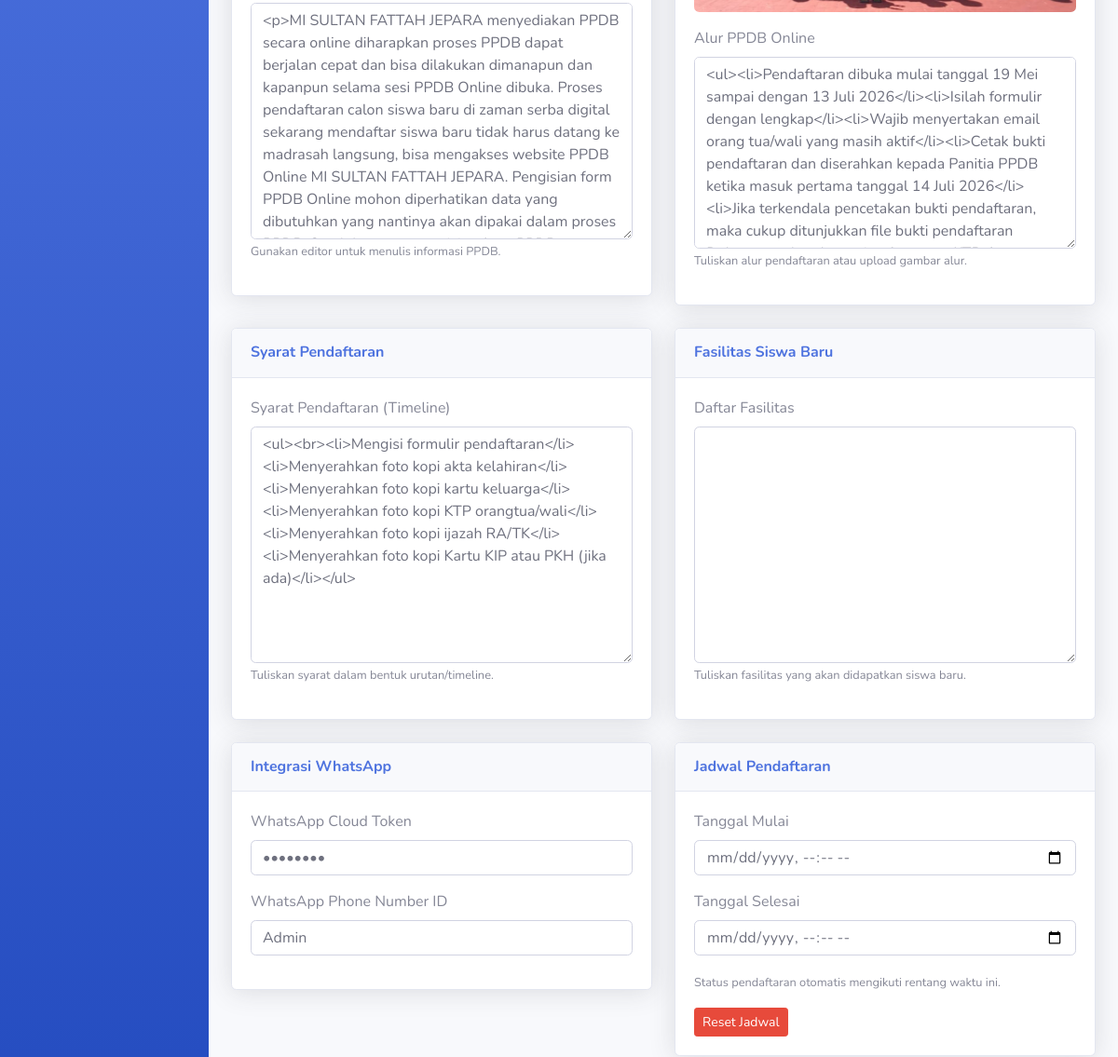
Page /admin/index.php?page=pengaturan (signed in, middle part) on the earlier database version.
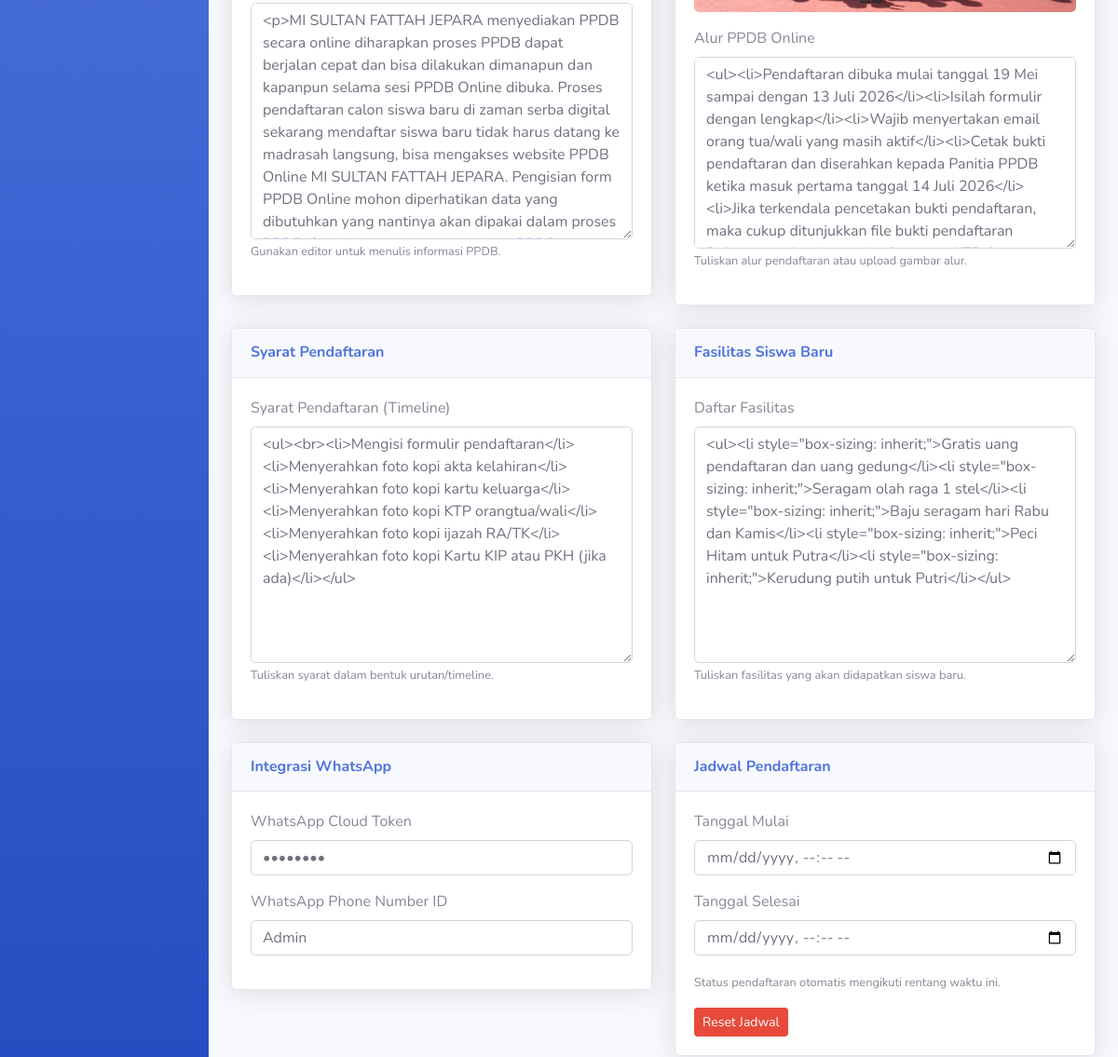
Same page on the later database version.
### tables this page shows
CREATE TABLE `pengaturan` (
  `id` int unsigned NOT NULL AUTO_INCREMENT,
  `nama` varchar(50) NOT NULL,
  `nilai` text NOT NULL,
  PRIMARY KEY (`id`),
  UNIQUE KEY `nama` (`nama`)
);

### config.php (called while the page is built, shortened)
<?php
$db_host = 'localhost';
$db_user = 'root';
$db_pass = '';
$db_name = 'ppdb_2026';
$mysqli = new mysqli($db_host, $db_user, $db_pass, $db_name);
$mysqli->set_charset('utf8mb4');
function base_url(string $path = ''): string
{
    $base = rtrim('http://localhost/ppdb_2026', '/');
    return $base . '/' . ltrim($path, '/');
}
function esc($value): string
{
    if (is_scalar($value)) {
        return htmlspecialchars((string)$value, ENT_QUOTES, 'UTF-8');
    }
    return '';
}
function get_option(string $name, string $default = ''): string
{
    global $mysqli;
    $stmt = $mysqli->prepare('SELECT nilai FROM pengaturan WHERE nama = ? LIMIT 1');
    $stmt->bind_param('s', $name);
    $stmt->execute();
    $stmt->bind_result($nilai);
    if ($stmt->fetch()) {
        return (string)$nilai;
    }
    return $default;
}
function get_ppdb_status(): string
{
    $manual = get_option('status_pendaftaran', 'tutup');
    $start = get_option('pendaftaran_start_at', '');
    $end = get_option('pendaftaran_end_at', '') !== '' ? get_option('pendaftaran_end_at', '') : get_option('pendaftaran_open_until', '');
    if ($start === '' && $end === '') {
        return $manual;
    }
    return 'buka';
}

### admin/pages/pengaturan.php (the view, shortened to what the changed rows need)
<?php
get_ppdb_status();
$status_pendaftaran = get_option('status_pendaftaran', 'tutup');
$info_pendaftaran = get_option('info_pendaftaran', '');
$syarat_pendaftaran = get_option('syarat_pendaftaran', '');
$fasilitas_siswa = get_option('fasilitas_siswa', '');
$alur_pendaftaran = get_option('alur_pendaftaran', '');
$header_background = get_option('header_background', '');
$default_tahun = date('Y') . '/' . (date('Y') + 1);
$tahun_ajaran = get_option('tahun_ajaran', $default_tahun);
$wa_token = get_option('wa_token', '');
$wa_phone_id = get_option('wa_phone_id', '');
$_start_raw = get_option('pendaftaran_start_at', '');
$_end_raw = get_option('pendaftaran_end_at', '');
$_start_val = $_start_raw !== '' ? date('Y-m-d\TH:i', strtotime($_start_raw)) : '';
$_end_val = $_end_raw !== '' ? date('Y-m-d\TH:i', strtotime($_end_raw)) : '';
?>
<div class="container-fluid">
    <form method="post" enctype="multipart/form-data">
        <div class="row">
            <div class="col-lg-6">
                <div class="card shadow mb-4">
                    <div class="card-body">
                        <div class="form-group">
                            <textarea name="info_pendaftaran" id="info_pendaftaran"
                                class="form-control" rows="10"><?= $info_pendaftaran; ?></textarea>
                            <small class="text-muted">Gunakan editor untuk menulis informasi PPDB.</small>
                        </div>
                    </div>
                </div>
            </div>
            <div class="col-lg-6">
                <div class="card shadow mb-4">
                    <div class="card-body">
                        <div class="form-group">
                            <?php if ($header_background !== ''): ?>
                            <div class="mt-2">
                                <img src="<?= esc(base_url('uploads/' . $header_background)); ?>" alt="Header"
                                    class="img-fluid rounded">
                            </div>
                            <?php endif; ?>
                        </div>
                        <div class="form-group">
                            <label>Alur PPDB Online</label>
                            <textarea name="alur_pendaftaran" id="alur_pendaftaran"
                                class="form-control" rows="8"><?= $alur_pendaftaran; ?></textarea>
                            <small class="text-muted">Tuliskan alur pendaftaran atau upload gambar alur.</small>
                        </div>
                    </div>
                </div>
            </div>
            <div class="col-lg-6">
                <div class="card shadow mb-4">
                    <div class="card-header py-3">
                        <h6 class="m-0 font-weight-bold text-primary">Syarat Pendaftaran</h6>
                    </div>
                    <div class="card-body">
                        <div class="form-group">
                            <label>Syarat Pendaftaran (Timeline)</label>
                            <textarea name="syarat_pendaftaran" id="syarat_pendaftaran"
                                class="form-control" rows="10"><?= $syarat_pendaftaran; ?></textarea>
                            <small class="text-muted">Tuliskan syarat dalam bentuk urutan/timeline.</small>
                        </div>
                    </div>
                </div>
            </div>
            <div class="col-lg-6">
                <div class="card shadow mb-4">
                    <div class="card-header py-3">
                        <h6 class="m-0 font-weight-bold text-primary">Fasilitas Siswa Baru</h6>
                    </div>
                    <div class="card-body">
                        <div class="form-group">
                            <label>Daftar Fasilitas</label>
                            <textarea name="fasilitas_siswa" id="fasilitas_siswa"
                                class="form-control" rows="10"><?= $fasilitas_siswa; ?></textarea>
                            <small class="text-muted">Tuliskan fasilitas yang akan didapatkan siswa baru.</small>
                        </div>
                    </div>
                </div>
            </div>
            <div class="col-lg-6">
                <div class="card shadow mb-4">
                    <div class="card-header py-3">
                        <h6 class="m-0 font-weight-bold text-primary">Integrasi WhatsApp</h6>
                    </div>
                    <div class="card-body">
                        <div class="form-group">
                            <label>WhatsApp Cloud Token</label>
                            <input type="password" name="wa_token" class="form-control" value="<?= esc($wa_token); ?>" placeholder="Token API">
                        </div>
                        <div class="form-group">
                            <label>WhatsApp Phone Number ID</label>
                            <input type="text" name="wa_phone_id" class="form-control" value="<?= esc($wa_phone_id); ?>" placeholder="Contoh: 123456789012345">
                        </div>
                    </div>
                </div>
            </div>
            <div class="col-lg-6">
                <div class="card shadow mb-4">
                    <div class="card-header py-3">
                        <h6 class="m-0 font-weight-bold text-primary">Jadwal Pendaftaran</h6>
                    </div>
                    <div class="card-body">
                        <div class="form-group">
                            <label>Tanggal Mulai</label>
                            <input type="datetime-local" name="pendaftaran_start_at" class="form-control" value="<?= esc($_start_val); ?>">
                        </div>
                        <div class="form-group">
                            <label>Tanggal Selesai</label>
                            <input type="datetime-local" name="pendaftaran_end_at" class="form-control" value="<?= esc($_end_val); ?>">
                        </div>
                        <small class="text-muted">Status pendaftaran otomatis mengikuti rentang waktu ini.</small>
                        <div class="mt-3">
                            <button type="submit" name="aksi" value="reset_jadwal" class="btn btn-sm btn-danger">Reset Jadwal</button>
                        </div>
                    </div>
                </div>
            </div>
        </div>
    </form>
</div>

Differences in the rows shown:
added pengaturan: fasilitas_siswa "<ul><li style=\"box-sizing: inherit;\">Gratis uang pendaftaran dan uang gedung</li><li style=\"box-sizing: inherit;\">Seragam olah raga 1 stel</li><li style=\"box-sizing: inherit;\">Baju seragam hari Rabu dan Kamis</li><li style=\"box-sizing: inherit;\">Peci Hitam untuk Putra</li><li style=\"box-sizing: inherit;\">Kerudung putih untuk Putri</li></ul>"
